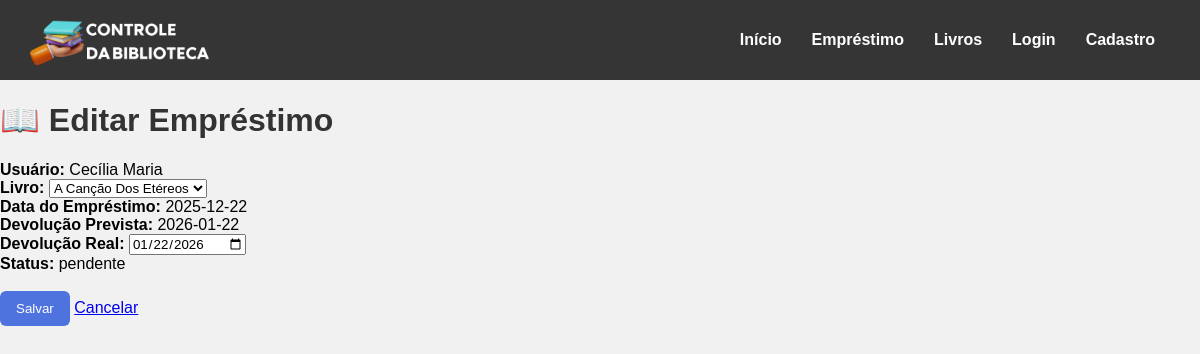
Before: /editar_emprestimos/6 (signed in) with the older database file.
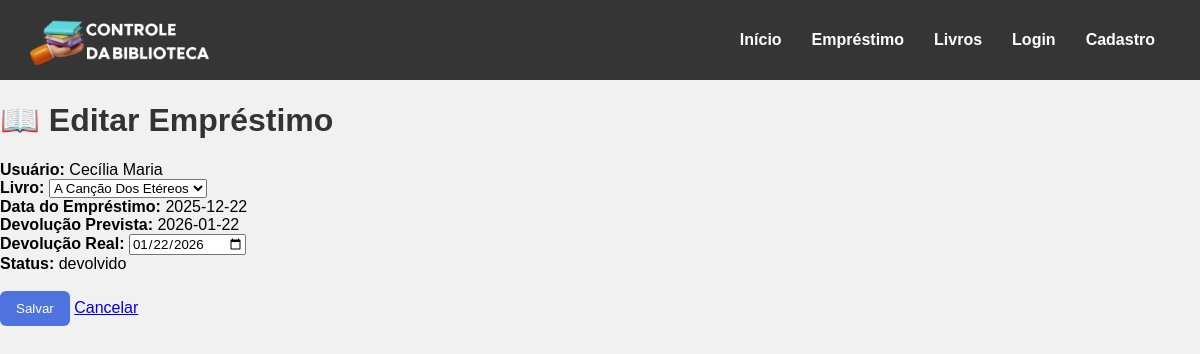
After: the same page with the newer database file.
### tables this page shows
CREATE TABLE emprestimos (
    id_emprestimo INTEGER PRIMARY KEY,
    usuario_id INTEGER,
    livro_id INTEGER,
    data_emprestimo DATE,
    data_devolucao_prevista DATE,
    data_devolucao_real DATE,
    status_emprestimo TEXT CHECK(status_emprestimo IN ('pendente', 'devolvido', 'atrasado')),
    FOREIGN KEY (usuario_id) REFERENCES usuarios(id_usuario),
    FOREIGN KEY (livro_id) REFERENCES livros(id_livro) ON DELETE CASCADE
);

CREATE TABLE livros (
    id_livro INTEGER PRIMARY KEY AUTOINCREMENT,
    autor_id INTEGER NOT NULL,
    titulo VARCHAR(255) NOT NULL,
    isbn VARCHAR(13) NOT NULL,
    ano_publicacao INTEGER NOT NULL,
    genero_id INTEGER NOT NULL,
    editora_id INTEGER NOT NULL,
    quantidade_disponivel INTEGER NOT NULL,
    resumo TEXT,
    FOREIGN KEY (autor_id) REFERENCES autores(id_autor) ON DELETE RESTRICT,
    FOREIGN KEY (genero_id) REFERENCES generos(id_genero) ON DELETE CASCADE,
    FOREIGN KEY (editora_id) REFERENCES editoras(id_editora)
);

### app.py (the view, shortened to what this page needs)
@app.route('/editar_emprestimos/<int:id_emprestimo>', methods=["GET", "POST"])
@login_required
def editar_emprestimos(id_emprestimo):
    conexao = obter_conexao()
    emprestimo = conexao.execute(
        """
        SELECT
            emprestimos.id_emprestimo,
            emprestimos.usuario_id,
            emprestimos.livro_id,
            emprestimos.data_emprestimo,
            emprestimos.data_devolucao_prevista,
            emprestimos.data_devolucao_real,
            emprestimos.status_emprestimo,
            usuarios.nome_usuario
        FROM emprestimos
        JOIN usuarios ON usuarios.id_usuario = emprestimos.usuario_id
        WHERE emprestimos.id_emprestimo = ?
        """,
        (id_emprestimo,)).fetchone()
    if not emprestimo:
        conexao.close()
        flash("Empréstimo não encontrado!", "danger")
        return redirect(url_for("ver_emprestimos"))
    livros = conexao.execute("SELECT * FROM livros").fetchall()
    conexao.close()
    return render_template('editar_emprestimos.html',emprestimo=emprestimo,livros=livros)

### app.py (called while the page is built)
@login_manager.user_loader
def load_user(user_id):
    return User.achar_email(user_id)

@app.before_request
def carregar_mensagens_trigger():
    if request.endpoint in ('static', 'login'):
        return
    conexao = obter_conexao()
    mensagens = conexao.execute("""
        SELECT id_log, mensagem
        FROM log_triggers
        WHERE lida = 0
        ORDER BY data_execucao""").fetchall()
    for msg in mensagens:
        flash(msg['mensagem'], category='success')
    conexao.execute("""
        UPDATE log_triggers
        SET lida = 1
        WHERE lida = 0""")
    conexao.commit()
    conexao.close()

### database.py (called while the page is built)
def obter_conexao():
    conexao = sqlite3.connect('livros.db')
    conexao.execute("PRAGMA foreign_keys = ON")
    conexao.row_factory = sqlite3.Row
    return conexao

### templates/editar_emprestimos.html (shortened to what this page needs)
{% extends 'base.html' %}
{% block conteudo %}
<h1>📖 Editar Empréstimo</h1>
<form method="POST" action="{{ url_for('editar_emprestimos', id_emprestimo=emprestimo.id_emprestimo) }}">
    <label><b>Usuário:</b></label>
    <label>{{ emprestimo['nome_usuario'] }}</label>
    <br>
    <label><b>Livro:</b></label>
    <select name="livro_id" required>
    {% for livro in livros %}
        <option value="{{ livro.id_livro }}"
            {% if livro.id_livro == emprestimo.livro_id %}selected{% endif %}>
            {{ livro.titulo }}
        </option>
    {% endfor %}
    </select>
    <br>
    <label><b>Data do Empréstimo:</b></label>
    <span>{{ emprestimo.data_emprestimo[:10] }}</span>
    <br>
    <label><b>Devolução Prevista:</b></label>
    <span>{{ emprestimo.data_devolucao_prevista[:10] }}</span>
    <br>
    <label><b>Devolução Real:</b></label>
    <input type="date"
        name="data_devolucao_real"
        value="{{ emprestimo.data_devolucao_real[:10] if emprestimo.data_devolucao_real else '' }}">
    <br>
    <label><b>Status:</b></label>
    <span>{{ emprestimo.status_emprestimo }}</span>
    <br><br>
    <button type="submit">Salvar</button>
    <a href="{{ url_for('ver_emprestimos') }}">Cancelar</a>
</form>
{% endblock %}

Changed rows visible on the page:
changed emprestimos "A Canção Dos Etéreos": status_emprestimo "pendente" → "devolvido"
